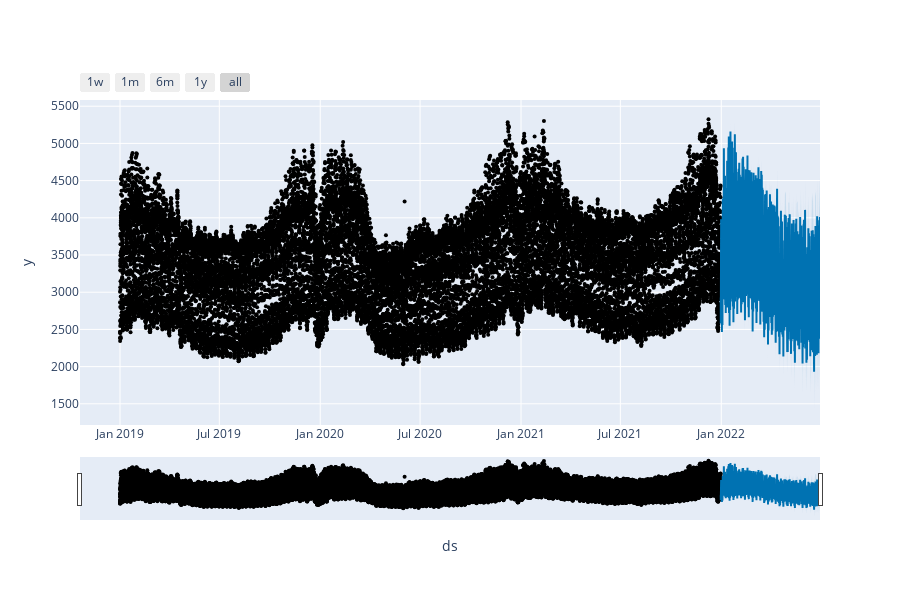

Notebook code cell kept with this figure:
### Code cell
from prophet.plot import plot_plotly, plot_components_plotly

plot_plotly(model2, forecast2)

### Figure 1 — Plotly figure (JSON) as saved in the notebook; plotly's stock layout.template omitted (floating-point values rounded to 4 significant figures; data arrays with more than 128 entries replaced by an {"elided": "..."} marker saying what was removed)
{"data": [{"marker": {"color": "black", "size": 4}, "mode": "markers", "name": "Actual", "type": "scatter", "x": {"elided": "26278 str values"}, "y": {"elided": "26278 float values"}}, {"hoverinfo": "skip", "line": {"width": 0}, "mode": "lines", "type": "scatter", "x": {"elided": "4342 str values"}, "y": {"elided": "4342 float values"}}, {"fill": "tonexty", "fillcolor": "rgba(0, 114, 178, 0.2)", "line": {"color": "#0072B2", "width": 2}, "mode": "lines", "name": "Predicted", "type": "scatter", "x": {"elided": "4342 str values"}, "y": {"elided": "4342 float values"}}, {"fill": "tonexty", "fillcolor": "rgba(0, 114, 178, 0.2)", "hoverinfo": "skip", "line": {"width": 0}, "mode": "lines", "type": "scatter", "x": {"elided": "4342 str values"}, "y": {"elided": "4342 float values"}}], "layout": {"height": 600, "showlegend": false, "width": 900, "xaxis": {"rangeselector": {"buttons": [{"count": 7, "label": "1w", "step": "day", "stepmode": "backward"}, {"count": 1, "label": "1m", "step": "month", "stepmode": "backward"}, {"count": 6, "label": "6m", "step": "month", "stepmode": "backward"}, {"count": 1, "label": "1y", "step": "year", "stepmode": "backward"}, {"step": "all"}]}, "rangeslider": {"visible": true}, "title": {"text": "ds"}, "type": "date"}, "yaxis": {"title": {"text": "y"}}}}
